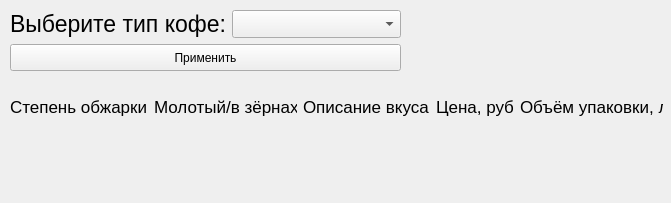
<?xml version="1.0" encoding="UTF-8"?>
<ui version="4.0">
 <class>MainWindow</class>
 <widget class="QMainWindow" name="MainWindow">
  <property name="geometry">
   <rect>
    <x>0</x>
    <y>0</y>
    <width>671</width>
    <height>203</height>
   </rect>
  </property>
  <property name="windowTitle">
   <string>MainWindow</string>
  </property>
  <widget class="QWidget" name="centralwidget">
   <widget class="QWidget" name="gridLayoutWidget">
    <property name="geometry">
     <rect>
      <x>10</x>
      <y>10</y>
      <width>391</width>
      <height>61</height>
     </rect>
    </property>
    <layout class="QGridLayout" name="gridLayout">
     <item row="0" column="0">
      <widget class="QLabel" name="label">
       <property name="font">
        <font>
         <pointsize>17</pointsize>
        </font>
       </property>
       <property name="text">
        <string>Выберите тип кофе:</string>
       </property>
      </widget>
     </item>
     <item row="0" column="1">
      <widget class="QComboBox" name="spisok">
       <property name="sizePolicy">
        <sizepolicy hsizetype="Preferred" vsizetype="Preferred">
         <horstretch>0</horstretch>
         <verstretch>0</verstretch>
        </sizepolicy>
       </property>
      </widget>
     </item>
     <item row="1" column="0" colspan="2">
      <widget class="QPushButton" name="btn_calc">
       <property name="sizePolicy">
        <sizepolicy hsizetype="Minimum" vsizetype="Preferred">
         <horstretch>0</horstretch>
         <verstretch>0</verstretch>
        </sizepolicy>
       </property>
       <property name="text">
        <string>Применить</string>
       </property>
      </widget>
     </item>
    </layout>
   </widget>
   <widget class="QWidget" name="gridLayoutWidget_2">
    <property name="geometry">
     <rect>
      <x>10</x>
      <y>80</y>
      <width>653</width>
      <height>111</height>
     </rect>
    </property>
    <layout class="QGridLayout" name="gridLayout_2">
     <item row="0" column="0">
      <widget class="QLabel" name="label_2">
       <property name="font">
        <font>
         <pointsize>13</pointsize>
        </font>
       </property>
       <property name="text">
        <string>Степень обжарки</string>
       </property>
      </widget>
     </item>
     <item row="0" column="2">
      <widget class="QLabel" name="label_4">
       <property name="font">
        <font>
         <pointsize>13</pointsize>
        </font>
       </property>
       <property name="text">
        <string>Описание вкуса</string>
       </property>
      </widget>
     </item>
     <item row="0" column="3">
      <widget class="QLabel" name="label_5">
       <property name="font">
        <font>
         <pointsize>13</pointsize>
        </font>
       </property>
       <property name="text">
        <string>Цена, руб</string>
       </property>
      </widget>
     </item>
     <item row="0" column="1">
      <widget class="QLabel" name="label_3">
       <property name="font">
        <font>
         <pointsize>13</pointsize>
        </font>
       </property>
       <property name="text">
        <string>Молотый/в зёрнах</string>
       </property>
      </widget>
     </item>
     <item row="0" column="4">
      <widget class="QLabel" name="label_6">
       <property name="font">
        <font>
         <pointsize>13</pointsize>
        </font>
       </property>
       <property name="text">
        <string>Объём упаковки, л</string>
       </property>
      </widget>
     </item>
     <item row="1" column="0" alignment="Qt::AlignHCenter">
      <widget class="QLabel" name="label_7">
       <property name="font">
        <font>
         <pointsize>13</pointsize>
        </font>
       </property>
       <property name="text">
        <string/>
       </property>
      </widget>
     </item>
     <item row="1" column="1" alignment="Qt::AlignHCenter">
      <widget class="QLabel" name="label_8">
       <property name="font">
        <font>
         <pointsize>13</pointsize>
        </font>
       </property>
       <property name="text">
        <string/>
       </property>
      </widget>
     </item>
     <item row="1" column="2" alignment="Qt::AlignHCenter">
      <widget class="QLabel" name="label_9">
       <property name="font">
        <font>
         <pointsize>13</pointsize>
        </font>
       </property>
       <property name="text">
        <string/>
       </property>
       <property name="scaledContents">
        <bool>true</bool>
       </property>
       <property name="wordWrap">
        <bool>true</bool>
       </property>
      </widget>
     </item>
     <item row="1" column="3" alignment="Qt::AlignHCenter">
      <widget class="QLabel" name="label_10">
       <property name="font">
        <font>
         <pointsize>13</pointsize>
        </font>
       </property>
       <property name="text">
        <string/>
       </property>
      </widget>
     </item>
     <item row="1" column="4" alignment="Qt::AlignHCenter">
      <widget class="QLabel" name="label_11">
       <property name="font">
        <font>
         <pointsize>13</pointsize>
        </font>
       </property>
       <property name="text">
        <string/>
       </property>
      </widget>
     </item>
    </layout>
   </widget>
  </widget>
 </widget>
 <resources/>
 <connections/>
</ui>
